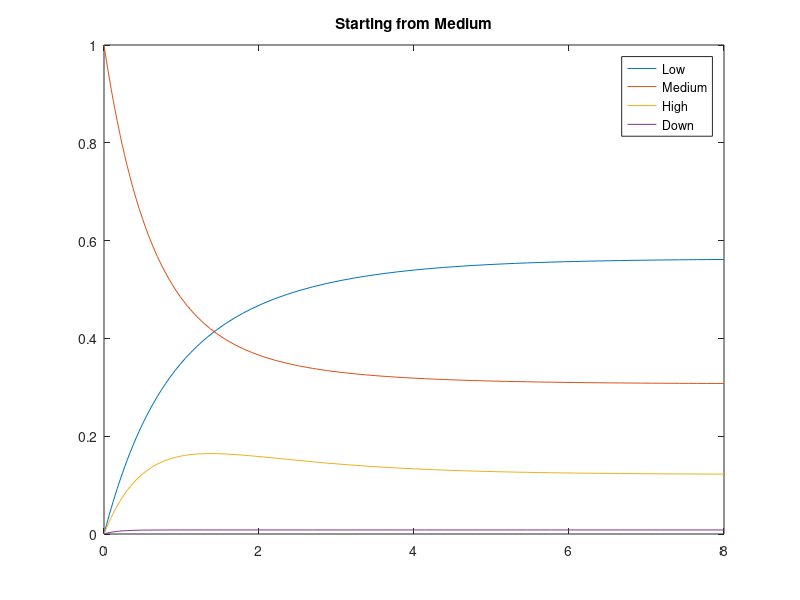
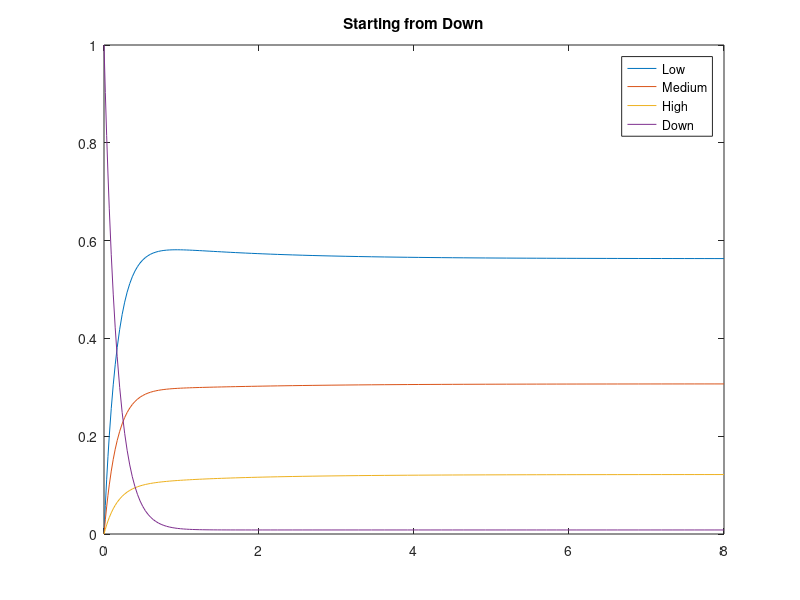

These charts were generated, in order, by the following MATLAB code:
% Marcos Vinicius Firmino Pietrucci
% 10914211
% Assigment 8

%Defining the exponential rates
lb1 = 0.33;
lb2 = 0.6;
lb3 = 0.4;
lb4 = 1.0;  
lb5 = 0.05;
lbd = 6.0;  %Related to Down states

%Defining the recovery probability from Down State
p1=0.6;
p2=0.3;
p3=0.1;

%Generating the states vectors
LOW = [-lb1-lb5,lb1, 0, lb5];
MED = [lb2, -lb2-lb3-lb5, lb3, lb5];
HIGH = [0, lb4,-lb4-lb5, lb5];

qdd=p1*lbd+p2*lbd+p3*lbd;
DOWN = [p1*lbd, p2*lbd, p3*lbd, -(qdd)];

%Creating the infentesimal generator
Q = [LOW;MED;HIGH;DOWN];

%Computing the solution
p_MED = [0, 1, 0, 0];
p_DWN = [0, 0, 0, 1];
T = [0 8];

% Display the infinitesimal generator
disp('Infinitesimal Generator:');
disp(Q);
[t, Sol] = ode45(@(t,x) Q'*x,T, p_MED');
figure;
plot(t, Sol, "-");
title("Starting from Medium")
legend({'Low','Medium', 'High', 'Down'},'Location','northeast');

[t, Sol] = ode45(@(t,x) Q'*x, T, p_DWN');
figure;
plot(t, Sol, "-");
title("Starting from Down")
legend({'Low','Medium', 'High', 'Down'},'Location','northeast');
